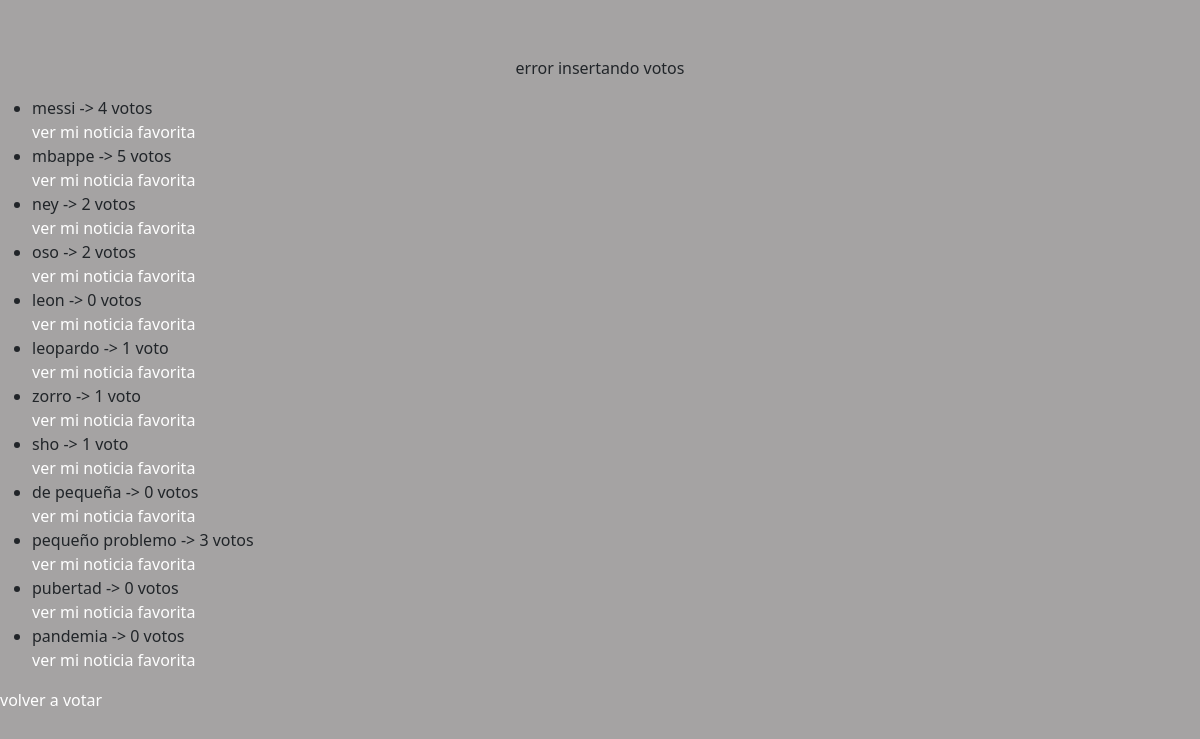
/noticias/votos/, run on the app's committed database.
### app_noticias/models.py (models this page shows, shortened)
class Noticias(models.Model):
    tema=models.ForeignKey(Temas,on_delete=models.CASCADE)
    titulo= models.CharField(max_length=100)
    descripcion = models.TextField()
    pub_date= models.DateTimeField("publicado") #models.fields.DateField(default=None,null=True,blank=True)
    foto1 = models.ImageField(upload_to="noticias/media",blank=True,null= True)
    foto2 = models.ImageField(upload_to="noticias/media",blank=True,null= True)
    foto3 = models.ImageField(upload_to="noticias/media",blank=True,null= True)
    foto4 = models.ImageField(upload_to="noticias/media",blank=True,null= True)
    foto5 = models.ImageField(upload_to="noticias/media",blank=True,null= True)
    votos=models.IntegerField(default=0)

### app_noticias/views.py (the view)
# urls.py: path('votos/',views.votos,name='Votos'),
def votos (request):
    noticias = Noticias.objects.all()
    try:
        noticia = Noticias.objects.get(titulo = request.POST['choice'])
    except:
        return render(request, 'detalles.html',{'error_message': 'error insertando votos', 'noticias': noticias})
    else:
        noticia.votos+=1
        noticia.save()
        return render(request,'detalles.html', {'noticias': noticias,})

### app_noticias/templates/detalles.html (shortened to what this page needs)
{% extends 'index.html' %}
{% block contenido %}
{% if error_message %} <p> {{ error_message }}</p> {% endif %}
<ul>
    {% for noticia in noticias %}
    <li> {{noticia.titulo}} -> {{noticia.votos}} voto{{ noticia.votos|pluralize}}
    </li>
    <a href="{% url 'Detalle' noticia.id %}"> ver mi noticia favorita</a>
    {% endfor %}
</ul>
    <a href="{% url 'Encuesta' %}">volver a votar </a>
{% endblock %}

### app_noticias/static/style.css (style rules this page uses)
* { margin: 0; padding: 0; box-sizing: border-box; }
body { background-color: rgb(165, 163, 163); }
a { color: white; text-decoration: none; }
h2,p { text-align: center; }

### data on the page
Noticias: titulo "messi", votos "4"
Noticias: titulo "mbappe", votos "5"
Noticias: titulo "ney", votos "2"
Noticias: titulo "oso", votos "2"
Noticias: titulo "leon", votos "0"
Noticias: titulo "leopardo", votos "1"
Noticias: titulo "zorro", votos "1"
Noticias: titulo "sho", votos "1"
Noticias: titulo "de pequeña", votos "0"
Noticias: titulo "pequeño problemo", votos "3"
Noticias: titulo "pubertad", votos "0"
Noticias: titulo "pandemia", votos "0"

### other printed values
{{ error_message }} "error insertando votos"
